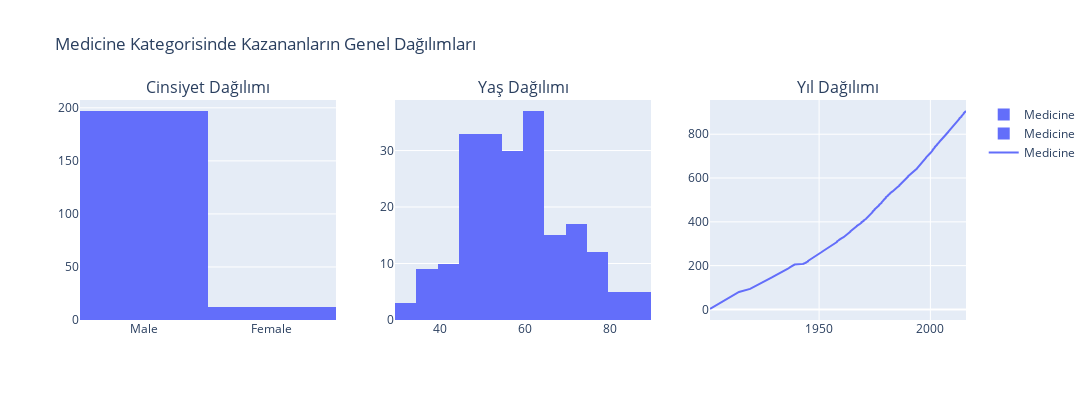

This figure's notebook cell:
### Markdown cell above
### Chemistry kategorisinde görüyoruz ki erkek kazananların oranı kadınlara göre oldukça fazlaNeredeyse 150 katı.Cinsiyet ayrımı söz konusu diyebiliriz.. Yaş dağılımına baktığımızda 50-54 yaş arasında bir yoğunluk görüyoruz, ona en yakın yaş aralığı ise 60-64 yaş. Yılları incelediğimizde ise doğrusal bir artış söz konusu.

### Code cell
import pandas as pd
import plotly.subplots
import plotly.express as px

# Medicine kategorisinden başlayalım
selected_categories = ['Medicine']
nobel_selected = nobel[nobel['category'].isin(selected_categories)]

# Cinsiyet Grafiği
fig_sex = px.histogram(nobel_selected, x='sex', color='category', title='Cinsiyet Dağılımı', labels={'sex': 'Cinsiyet', 'category': 'Ödül Kategorisi'})
fig_sex.update_layout(barmode='group')

# Yaş Grafiği
nobel_selected['age_at_award'] = nobel_selected['year'] - pd.to_datetime(nobel_selected['birth_date']).dt.year
fig_age = px.histogram(nobel_selected, x='age_at_award', color='category', title='Yaş Dağılımı', labels={'age_at_award': 'Yaş', 'category': 'Ödül Kategorisi'})
fig_age.update_layout(barmode='stack')

# Yıl Grafiği
fig_year = px.line(nobel_selected, x='year', color='category', title='Yıl Dağılımı', labels={'year': 'Yıl', 'category': 'Ödül Kategorisi'})
fig_year.update_layout(barmode='group')

# Görselleri yan yana sığdıralım
fig = plotly.subplots.make_subplots(rows=1, cols=3, subplot_titles=('Cinsiyet Dağılımı', 'Yaş Dağılımı', 'Yıl Dağılımı'))
fig.add_trace(fig_sex['data'][0], row=1, col=1)
fig.add_trace(fig_age['data'][0], row=1, col=2)
fig.add_trace(fig_year['data'][0], row=1, col=3)

# Layout düzenlemeleri
fig.update_layout(height=400, width=1200, title_text="Medicine Kategorisinde Kazananların Genel Dağılımları")

# Görseli göster
fig.show()

### Figure 1 — Plotly figure (JSON) as saved in the notebook; plotly's stock layout.template omitted (floating-point values rounded to 4 significant figures; data arrays with more than 128 entries replaced by an {"elided": "..."} marker saying what was removed)
{"data": [{"alignmentgroup": "True", "bingroup": "x", "hovertemplate": "Ödül Kategorisi=Medicine<br>Cinsiyet=%{x}<br>count=%{y}<extra></extra>", "legendgroup": "Medicine", "marker": {"color": "#636efa", "pattern": {"shape": ""}}, "name": "Medicine", "offsetgroup": "Medicine", "orientation": "v", "showlegend": true, "type": "histogram", "x": {"elided": "209 str values"}, "xaxis": "x", "yaxis": "y"}, {"alignmentgroup": "True", "bingroup": "x", "hovertemplate": "Ödül Kategorisi=Medicine<br>Yaş=%{x}<br>count=%{y}<extra></extra>", "legendgroup": "Medicine", "marker": {"color": "#636efa", "pattern": {"shape": ""}}, "name": "Medicine", "offsetgroup": "Medicine", "orientation": "v", "showlegend": true, "type": "histogram", "x": {"elided": "209 int values"}, "xaxis": "x2", "yaxis": "y2"}, {"hovertemplate": "Ödül Kategorisi=Medicine<br>Yıl=%{x}<br>index=%{y}<extra></extra>", "legendgroup": "Medicine", "line": {"color": "#636efa", "dash": "solid"}, "marker": {"symbol": "circle"}, "mode": "lines", "name": "Medicine", "orientation": "h", "showlegend": true, "type": "scatter", "x": {"elided": "209 int values"}, "xaxis": "x3", "y": {"elided": "209 int values"}, "yaxis": "y3"}], "layout": {"annotations": [{"font": {"size": 16}, "showarrow": false, "text": "Cinsiyet Dağılımı", "x": 0.1444, "xanchor": "center", "xref": "paper", "y": 1, "yanchor": "bottom", "yref": "paper"}, {"font": {"size": 16}, "showarrow": false, "text": "Yaş Dağılımı", "x": 0.5, "xanchor": "center", "xref": "paper", "y": 1, "yanchor": "bottom", "yref": "paper"}, {"font": {"size": 16}, "showarrow": false, "text": "Yıl Dağılımı", "x": 0.8556, "xanchor": "center", "xref": "paper", "y": 1, "yanchor": "bottom", "yref": "paper"}], "height": 400, "title": {"text": "Medicine Kategorisinde Kazananların Genel Dağılımları"}, "width": 1200, "xaxis": {"anchor": "y", "domain": [0, 0.2889]}, "xaxis2": {"anchor": "y2", "domain": [0.3556, 0.6444]}, "xaxis3": {"anchor": "y3", "domain": [0.7111, 1]}, "yaxis": {"anchor": "x", "domain": [0, 1]}, "yaxis2": {"anchor": "x2", "domain": [0, 1]}, "yaxis3": {"anchor": "x3", "domain": [0, 1]}}}
